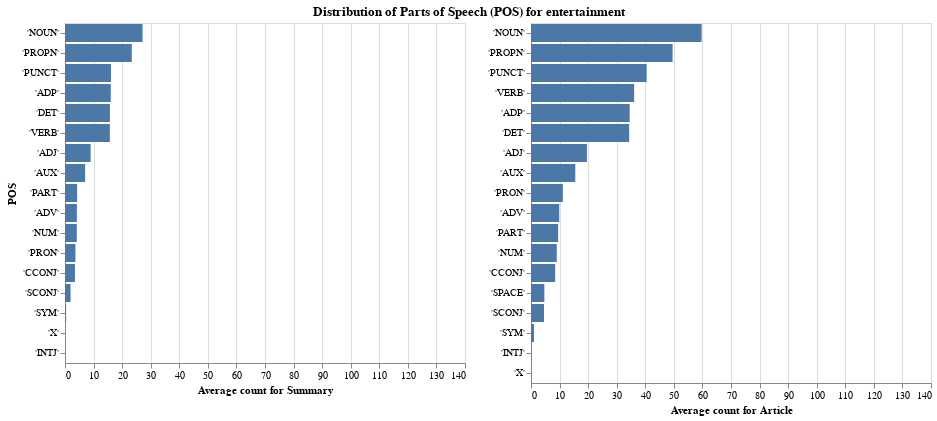

Notebook cell for this chart:
### Code cell
#double check this one
df = pd.DataFrame.from_dict(counts_df['Summaries/-entertainment-POS averages'][0].items()).rename(columns={0: 'POS', 1: 'avg'}).rename(columns={0: 'POS', 1: 'avg'})
df_2 = pd.DataFrame.from_dict(counts_df['News Articles/-entertainment-POS averages'][0].items()).rename(columns={0: 'POS', 1: 'avg'}).rename(columns={0: 'POS', 1: 'avg'})

create_comparison_viz(df, df_2, 'entertainment')

### Figure 1 — Vega-Lite specification as saved in the notebook (floating-point values rounded to 4 significant figures)
{"config": {"view": {"continuousWidth": 400, "continuousHeight": 300}, "title": {"anchor": "middle"}}, "hconcat": [{"hconcat": [{"data": {"name": "data-93f4185f9eb25751a5f8eab3a1699ab8"}, "mark": "bar", "encoding": {"x": {"field": "avg", "scale": {"domain": [0, 140]}, "title": "Average count for Summary", "type": "quantitative"}, "y": {"field": "POS", "sort": "-x", "title": "POS", "type": "ordinal"}}}, {"data": {"name": "data-6dd21885317eecc0fd7447c16ae226de"}, "mark": "bar", "encoding": {"x": {"field": "avg", "scale": {"domain": [0, 140]}, "title": "Average count for Article", "type": "quantitative"}, "y": {"field": "POS", "sort": "-x", "title": "", "type": "ordinal"}}}]}], "title": "Distribution of Parts of Speech (POS) for entertainment", "$schema": "https://vega.github.io/schema/vega-lite/v4.17.0.json", "datasets": {"data-93f4185f9eb25751a5f8eab3a1699ab8": [{"POS": " 'DET'", "avg": 15.71}, {"POS": " 'NOUN'", "avg": 27.15}, {"POS": " 'VERB'", "avg": 15.7}, {"POS": " 'ADP'", "avg": 16.02}, {"POS": " 'PUNCT'", "avg": 16.11}, {"POS": " 'PROPN'", "avg": 23.38}, {"POS": " 'AUX'", "avg": 7.05}, {"POS": " 'ADJ'", "avg": 8.98}, {"POS": " 'ADV'", "avg": 4.15}, {"POS": " 'PART'", "avg": 4.24}, {"POS": " 'CCONJ'", "avg": 3.49}, {"POS": " 'PRON'", "avg": 3.65}, {"POS": " 'NUM'", "avg": 4.13}, {"POS": " 'SCONJ'", "avg": 1.95}, {"POS": " 'SYM'", "avg": 0.39}, {"POS": " 'X'", "avg": 0.02}, {"POS": " 'INTJ'", "avg": 0.02}], "data-6dd21885317eecc0fd7447c16ae226de": [{"POS": " 'PROPN'", "avg": 49.56}, {"POS": " 'ADP'", "avg": 34.55}, {"POS": " 'ADJ'", "avg": 19.59}, {"POS": " 'NOUN'", "avg": 59.71}, {"POS": " 'SPACE'", "avg": 4.67}, {"POS": " 'DET'", "avg": 34.37}, {"POS": " 'VERB'", "avg": 36.11}, {"POS": " 'PUNCT'", "avg": 40.48}, {"POS": " 'AUX'", "avg": 15.5}, {"POS": " 'PRON'", "avg": 11.15}, {"POS": " 'CCONJ'", "avg": 8.46}, {"POS": " 'PART'", "avg": 9.51}, {"POS": " 'SCONJ'", "avg": 4.55}, {"POS": " 'ADV'", "avg": 9.88}, {"POS": " 'NUM'", "avg": 9.02}, {"POS": " 'SYM'", "avg": 1.04}, {"POS": " 'INTJ'", "avg": 0.05}, {"POS": " 'X'", "avg": 0.04}]}}
